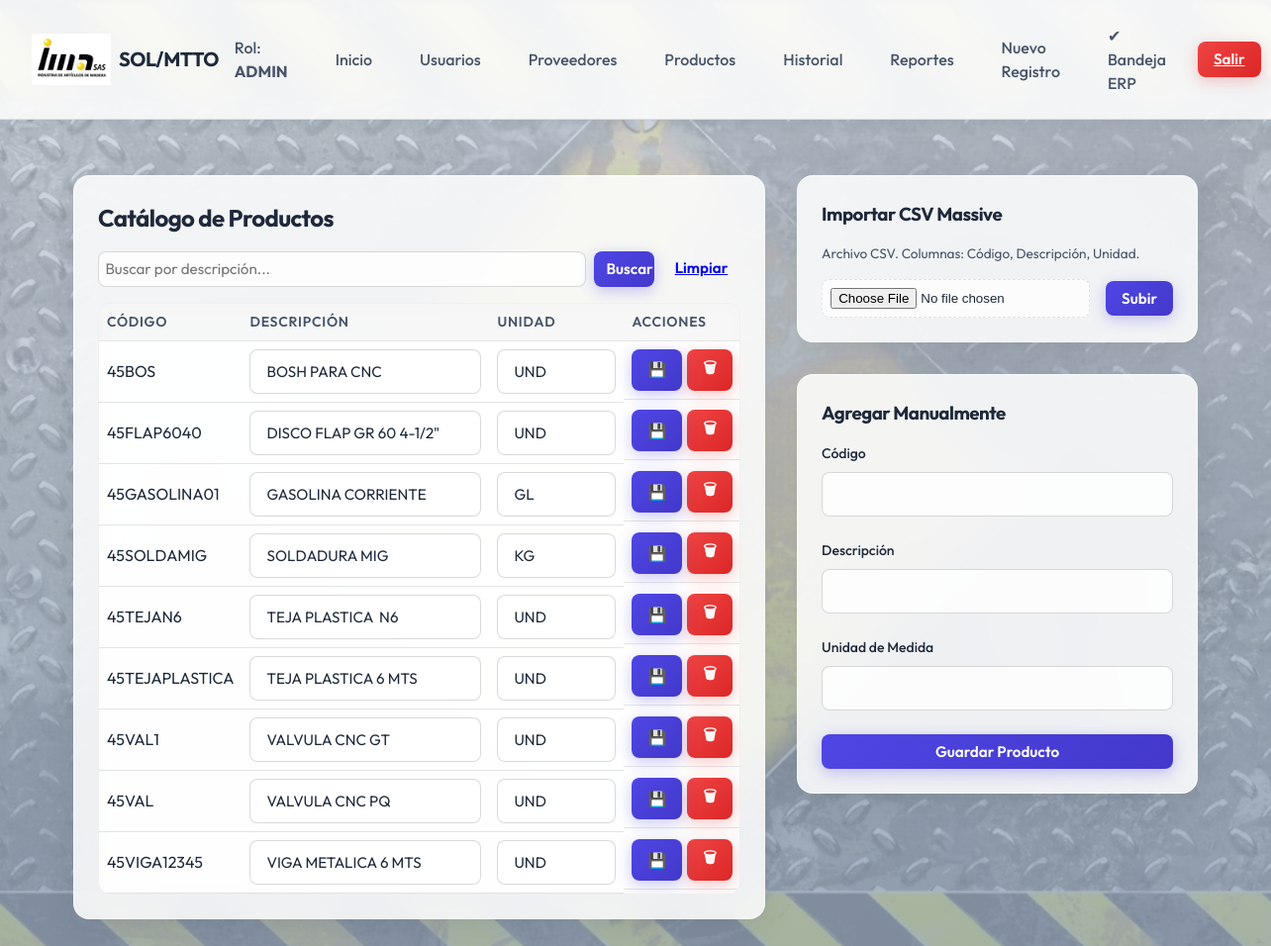
Screenshot of /products (signed in) with the database file from the repository.
### tables this page shows
CREATE TABLE products (
            id INTEGER PRIMARY KEY AUTOINCREMENT,
            code TEXT UNIQUE NOT NULL,
            description TEXT NOT NULL,
            unit_of_measure TEXT NOT NULL
        );

### routes/products.py (the view, shortened to what this page needs)
@products_bp.route("/products", methods=("GET", "POST"))
@login_required
def products():
    if session.get("role") not in ["ADMIN", "COMPRAS", "ALMACEN"]:
        return redirect(url_for("reports.dashboard"))
    conn = get_db_connection()
    search = request.args.get("search")
    if search:
        all_products = conn.execute(
            "SELECT * FROM products WHERE description LIKE ? ORDER BY description ASC",
            (f"%{search}%",),
        ).fetchall()
    else:
        all_products = conn.execute(
            "SELECT * FROM products ORDER BY description ASC"
        ).fetchall()
    conn.close()
    return render_template("products.html", products=all_products, search=search)

### db.py (called while the page is built)
def get_db_connection():
    conn = sqlite3.connect(Config.DB_PATH, check_same_thread=False)
    conn.row_factory = sqlite3.Row
    return conn

### utils.py (called while the page is built)
def login_required(f):
    @wraps(f)
    def decorated_function(*args, **kwargs):
        if "user_id" not in session:
            return redirect(url_for("auth.login"))
        return f(*args, **kwargs)
    return decorated_function

### templates/products.html (shortened to what this page needs)
{% extends 'base.html' %}
{% block content %}
<div style="display: flex; gap: 2rem; flex-wrap: wrap;">
    <div style="flex: 1; min-width: 300px;">
        <div class="glass-panel" style="margin-bottom: 2rem;">
            <h2>Catálogo de Productos</h2>
            <form method="GET" style="margin-bottom: 1rem; display: flex; gap: 0.5rem;">
                <input type="text" name="search" placeholder="Buscar por descripción..." value="{{ search or '' }}"
                    class="form-control" style="padding: 0.4rem;">
                <button type="submit" class="btn btn-primary" style="padding: 0.4rem 0.8rem;">
                    Buscar
                </button>
                <a href="{{ url_for('products.products') }}" class="btn" style="padding: 0.4rem 0.8rem;">
                    Limpiar
                </a>
            </form>
            <div class="table-wrapper responsive-table">
                <table>
                    <thead>
                        <tr>
                            <th>Código</th>
                            <th>Descripción</th>
                            <th>Unidad</th>
                            {% if session.get('role') in ['ADMIN', 'ALMACEN'] %}
                            <th>Acciones</th>
                            {% endif %}
                        </tr>
                    </thead>
                    <tbody>
                        {% for p in products %}
                        <tr>
                            <td>
                                {{ p.code }}
                            </td>
                            <td>
                                {% if session.get('role') in ['ADMIN', 'ALMACEN'] %}
                                <input type="text" name="description" value="{{ p.description }}" form="form_{{ loop.index }}"
                                    class="form-control">
                                {% else %}
                                {{ p.description }}
                                {% endif %}
                            </td>
                            <td>
                                {% if session.get('role') in ['ADMIN', 'ALMACEN'] %}
                                <input type="text" name="unit_of_measure" value="{{ p.unit_of_measure }}" form="form_{{ loop.index }}"
                                    class="form-control">
                                {% else %}
                                {{ p.unit_of_measure }}
                                {% endif %}
                            </td>
                            {% if session.get('role') in ['ADMIN', 'ALMACEN'] %}
                            <td style="display:flex; gap:0.3rem;">
                                <button type="button" onclick="document.getElementById('action_prod_{{ loop.index }}').value='UPDATE'; document.getElementById('form_{{ loop.index }}').submit();" class="btn btn-primary">
                                    💾
                                </button>
                                <button type="button" onclick="if(confirm('¿Seguro que deseas eliminar este producto?')) { document.getElementById('action_prod_{{ loop.index }}').value='DELETE'; document.getElementById('form_{{ loop.index }}').submit(); }" class="btn btn-danger">
                                    🗑
                                </button>
                            </td>
                            {% endif %}
                        </tr>
                        {% else %}
                        <tr>
                            <td colspan="4" style="text-align: center;">
                                No hay productos registrados.
                            </td>
                        </tr>
                        {% endfor %}
                    </tbody>
                </table>
            </div>
        </div>
    </div>
    {% if session.get('role') in ['ADMIN', 'ALMACEN'] %}
    <div style="flex: 0 0 350px;">
        <div class="glass-panel" style="margin-bottom: 2rem;">
            <h3>Importar CSV Massive</h3>
            <p style="font-size: 0.85rem;">
                Archivo CSV. Columnas: Código, Descripción, Unidad.
            </p>
            <form action="{{ url_for('products.upload_csv') }}" method="POST" enctype="multipart/form-data"
                class="file-upload-wrapper">
                <input type="file" name="csv_file" accept=".csv" required>
                <button type="submit" class="btn btn-primary" style="padding: 0.5rem 1rem;">
                    Subir
                </button>
            </form>
        </div>
        <div class="glass-panel">
            <h3>Agregar Manualmente</h3>
            <form method="POST">
                <div class="form-group">
                    <label class="form-label">Código</label>
                    <input type="text" name="code" class="form-control" required>
                </div>
                <div class="form-group">
                    <label class="form-label">Descripción</label>
                    <input type="text" name="description" class="form-control" required>
                </div>
                <div class="form-group">
                    <label class="form-label">Unidad de Medida</label>
                    <input type="text" name="unit_of_measure" class="form-control" required>
                </div>
                <button type="submit" class="btn btn-primary" style="width: 100%;">
                    Guardar Producto
                </button>
            </form>
        </div>
    </div>
    {% endif %}
</div>
{% endblock %}

### static/css/style.css (style rules this page uses)
:root { --primary-color: #4f46e5; --primary-hover: #4338ca; --bg-color: #f8fafc; --surface-color: rgba(255, 255, 255, 0.75); --text-main: #1e293b; --text-muted: #475569; --border-color: rgba(0, 0, 0, 0.1); --danger: #ef4444; --success: #10b981; --shadow-sm: 0 1px 2px 0 rgba(0, 0, 0, 0.1); --shadow-md: 0 4px 6px -1px rgba(0, 0, 0, 0.2), 0 2px 4px -1px rgba(0, 0, 0, 0.15); --shadow-lg: 0 15px 35px rgba(0, 0, 0, 0.3); --radius: 12px; --transition: all 0.3s cubic-bezier(0.4, 0, 0.2, 1); }
* { margin: 0; padding: 0; box-sizing: border-box; }
body { font-family: 'Outfit', sans-serif; background: linear-gradient(rgba(203, 213, 225, 0.75), rgba(148, 163, 184, 0.85)), url("/static/img/login_bg.png") no-repeat center center fixed; background-size: cover; color: var(--text-main); line-height: 1.5; min-height: 100vh; display: flex; flex-direction: column; }
.glass-panel { background: rgba(255, 255, 255, 0.85); backdrop-filter: blur(20px); -webkit-backdrop-filter: blur(20px); border-radius: 16px; padding: 1.5rem; box-shadow: 0 8px 32px rgba(0, 0, 0, 0.08); border: 1px solid rgba(255, 255, 255, 0.6); color: var(--text-main); }
h1, h2, h3 { color: var(--text-main); margin-bottom: 1rem; letter-spacing: -0.025em; }
p { color: var(--text-muted); margin-bottom: 1rem; }
.form-group { margin-bottom: 1.5rem; }
.form-label { display: block; font-size: 0.875rem; font-weight: 500; margin-bottom: 0.5rem; color: var(--text-main); }
.form-control { width: 100%; padding: 0.75rem 1rem; font-family: 'Outfit', sans-serif; border: 1px solid rgba(0, 0, 0, 0.15); border-radius: 8px; background-color: rgba(255, 255, 255, 0.8); color: var(--text-main); transition: var(--transition); font-size: 0.95rem; }
.btn { border: none; border-radius: 8px; padding: 0.5rem 1rem; cursor: pointer; font-size: 0.95rem; font-weight: 600; transition: all 0.3s cubic-bezier(0.4, 0, 0.2, 1); font-family: 'Outfit', sans-serif; }
.btn-primary { background: linear-gradient(135deg, var(--primary-color), var(--primary-hover)); color: white; position: relative; overflow: hidden; box-shadow: 0 4px 15px rgba(79, 70, 229, 0.3); }
.btn-primary::before { content: ''; position: absolute; top: 0; left: -100%; width: 50%; height: 100%; background: linear-gradient(to right, rgba(255,255,255,0) 0%, rgba(255,255,255,0.2) 50%, rgba(255,255,255,0) 100%); transform: skewX(-20deg); transition: all 0.5s ease; }
.btn-danger { background: linear-gradient(135deg, #ef4444, #dc2626); color: white; box-shadow: 0 4px 15px rgba(239, 68, 68, 0.3); }
.table-wrapper { overflow-x: auto; border-radius: 12px; background: rgba(255, 255, 255, 0.6); backdrop-filter: blur(8px); -webkit-backdrop-filter: blur(8px); margin-top: 1rem; border: 1px solid rgba(0,0,0,0.05); }
table { width: 100%; border-collapse: collapse; text-align: left; }
th, td { padding: 1.2rem 1rem; border-bottom: 1px solid var(--border-color); color: var(--text-main); }
th { background-color: rgba(0, 0, 0, 0.03); font-weight: 600; color: var(--text-muted); font-size: 0.875rem; text-transform: uppercase; letter-spacing: 0.05em; border-top: none; }
tbody tr { transition: var(--transition); }
.file-upload-wrapper { display: flex; align-items: center; gap: 1rem; margin-top: 0.5rem; }
input[type="file"] { padding: 0.5rem; background: var(--surface-color); border: 1px dashed var(--border-color); border-radius: 8px; cursor: pointer; }
.responsive-table { width: 100%; overflow-x: auto; }
.responsive-table table { width: 100%; border-collapse: collapse; min-width: 600px; }
.responsive-table td, .responsive-table th { padding: 0.5rem; text-align: left; white-space: nowrap; }
.responsive-table td:nth-child(2), .responsive-table th:nth-child(2) { min-width: 250px; }
.responsive-table input { width: 100%; min-width: 120px; box-sizing: border-box; }
.responsive-table td:last-child { min-width: 120px; }
.table-wrapper { width: 100%; overflow-x: auto; }
table { width: 100%; min-width: 1200px; border-collapse: collapse; }
th, td { padding: 0.6rem; text-align: left; white-space: nowrap; }

### rows the page displays
products: code "45BOS", description "BOSH PARA CNC", unit_of_measure "UND"
products: code "45FLAP6040", description "DISCO FLAP GR 60 4-1/2\"", unit_of_measure "UND"
products: code "45GASOLINA01", description "GASOLINA CORRIENTE", unit_of_measure "GL"
products: code "45SOLDAMIG", description "SOLDADURA MIG", unit_of_measure "KG"
products: code "45TEJAN6", description "TEJA PLASTICA N6", unit_of_measure "UND"
products: code "45TEJAPLASTICA", description "TEJA PLASTICA 6 MTS", unit_of_measure "UND"
products: code "45VAL1", description "VALVULA CNC GT", unit_of_measure "UND"
products: code "45VAL", description "VALVULA CNC PQ", unit_of_measure "UND"
products: code "45VIGA12345", description "VIGA METALICA 6 MTS", unit_of_measure "UND"

### other values shown
{{ session.get('role') }} "ADMIN"
